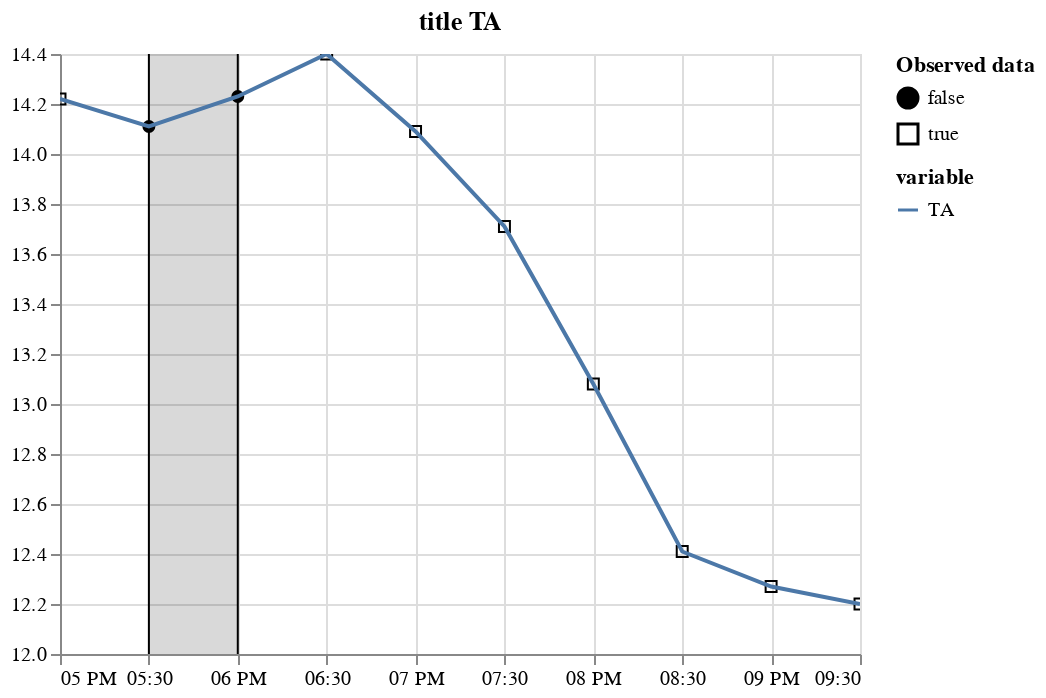

Here is the notebook cell this chart was saved with:
### Code cell
plot_variable(m_df.tidy(), "TA", title="title TA")

### Figure 1 — Vega-Lite specification as saved in the notebook (floating-point values rounded to 4 significant figures)
{"config": {"view": {"continuousWidth": 400, "continuousHeight": 300}}, "layer": [{"data": {"name": "data-68ea87d77c85fcd128943e4946aabb22"}, "mark": {"type": "point", "color": "black", "fillOpacity": 1, "strokeWidth": 1}, "encoding": {"fill": {"field": "is_present", "legend": {"title": ["Observed data"]}, "scale": {"range": ["black", "#ffffff00"]}, "type": "nominal"}, "shape": {"field": "is_present", "type": "nominal"}, "x": {"axis": {"domain": true, "labels": true, "ticks": true, "title": "time"}, "field": "time", "type": "temporal"}, "y": {"field": "value", "scale": {"zero": false}, "title": "", "type": "quantitative"}}}, {"layer": [{"mark": "rule", "encoding": {"x": {"axis": {"domain": false, "labels": false, "ticks": false, "title": null}, "field": "gap_start", "type": "temporal"}}}, {"mark": "rule", "encoding": {"x": {"axis": {"domain": false, "labels": false, "ticks": false, "title": null}, "field": "gap_end", "type": "temporal"}}}, {"mark": {"type": "rect", "color": "black", "opacity": 0.15}, "encoding": {"x": {"axis": {"domain": false, "labels": false, "ticks": false, "title": null}, "field": "gap_start", "type": "temporal"}, "x2": {"field": "gap_end"}}}], "data": {"name": "data-c8182dc3db8067cf5aaf76e1a132f712"}}, {"data": {"name": "data-68ea87d77c85fcd128943e4946aabb22"}, "mark": "line", "encoding": {"color": {"field": "variable", "type": "nominal"}, "x": {"field": "time", "type": "temporal"}, "y": {"field": "value", "scale": {"zero": false}, "title": "", "type": "quantitative"}}, "name": "view_1"}], "params": [{"name": "param_6", "select": {"type": "interval"}, "bind": "scales", "views": ["view_1"]}], "title": "title TA", "$schema": "https://vega.github.io/schema/vega-lite/v5.2.0.json", "datasets": {"data-68ea87d77c85fcd128943e4946aabb22": [{"time": "2000-06-15T17:00:00", "variable": "TA", "value": 14.22, "is_present": true}, {"time": "2000-06-15T17:30:00", "variable": "TA", "value": 14.11, "is_present": false}, {"time": "2000-06-15T18:00:00", "variable": "TA", "value": 14.23, "is_present": false}, {"time": "2000-06-15T18:30:00", "variable": "TA", "value": 14.4, "is_present": true}, {"time": "2000-06-15T19:00:00", "variable": "TA", "value": 14.09, "is_present": true}, {"time": "2000-06-15T19:30:00", "variable": "TA", "value": 13.71, "is_present": true}, {"time": "2000-06-15T20:00:00", "variable": "TA", "value": 13.08, "is_present": true}, {"time": "2000-06-15T20:30:00", "variable": "TA", "value": 12.41, "is_present": true}, {"time": "2000-06-15T21:00:00", "variable": "TA", "value": 12.27, "is_present": true}, {"time": "2000-06-15T21:30:00", "variable": "TA", "value": 12.2, "is_present": true}], "data-c8182dc3db8067cf5aaf76e1a132f712": [{"gap_start": "2000-06-15T17:30:00", "gap_end": "2000-06-15T18:00:00"}]}}
